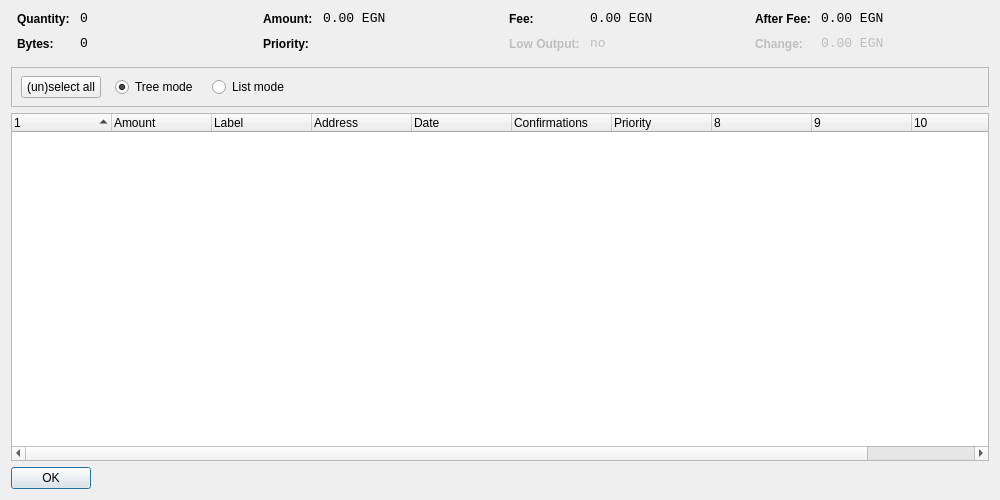
<?xml version="1.0" encoding="UTF-8"?>
<ui version="4.0">
 <class>CoinControlDialog</class>
 <widget class="QDialog" name="CoinControlDialog">
  <property name="geometry">
   <rect>
    <x>0</x>
    <y>0</y>
    <width>1000</width>
    <height>500</height>
   </rect>
  </property>
  <property name="windowTitle">
   <string>Coin Control</string>
  </property>
  <layout class="QVBoxLayout" name="verticalLayout">
   <item>
    <layout class="QHBoxLayout" name="horizontalLayoutTop" stretch="0,0,0,0">
     <property name="topMargin">
      <number>0</number>
     </property>
     <property name="bottomMargin">
      <number>10</number>
     </property>
     <item>
      <layout class="QFormLayout" name="formLayoutCoinControl1">
       <property name="horizontalSpacing">
        <number>10</number>
       </property>
       <property name="verticalSpacing">
        <number>10</number>
       </property>
       <property name="leftMargin">
        <number>6</number>
       </property>
       <property name="rightMargin">
        <number>6</number>
       </property>
       <item row="0" column="0">
        <widget class="QLabel" name="labelCoinControlQuantityText">
         <property name="styleSheet">
          <string notr="true">font-weight:bold;</string>
         </property>
         <property name="text">
          <string>Quantity:</string>
         </property>
        </widget>
       </item>
       <item row="0" column="1">
        <widget class="QLabel" name="labelCoinControlQuantity">
         <property name="font">
          <font>
           <family>Monospace</family>
           <pointsize>10</pointsize>
          </font>
         </property>
         <property name="cursor">
          <cursorShape>IBeamCursor</cursorShape>
         </property>
         <property name="contextMenuPolicy">
          <enum>Qt::ActionsContextMenu</enum>
         </property>
         <property name="text">
          <string notr="true">0</string>
         </property>
         <property name="textInteractionFlags">
          <set>Qt::LinksAccessibleByMouse|Qt::TextSelectableByKeyboard|Qt::TextSelectableByMouse</set>
         </property>
        </widget>
       </item>
       <item row="1" column="0">
        <widget class="QLabel" name="labelCoinControlBytesText">
         <property name="styleSheet">
          <string notr="true">font-weight:bold;</string>
         </property>
         <property name="text">
          <string>Bytes:</string>
         </property>
        </widget>
       </item>
       <item row="1" column="1">
        <widget class="QLabel" name="labelCoinControlBytes">
         <property name="font">
          <font>
           <family>Monospace</family>
           <pointsize>10</pointsize>
          </font>
         </property>
         <property name="cursor">
          <cursorShape>IBeamCursor</cursorShape>
         </property>
         <property name="contextMenuPolicy">
          <enum>Qt::ActionsContextMenu</enum>
         </property>
         <property name="text">
          <string notr="true">0</string>
         </property>
         <property name="textInteractionFlags">
          <set>Qt::LinksAccessibleByMouse|Qt::TextSelectableByKeyboard|Qt::TextSelectableByMouse</set>
         </property>
        </widget>
       </item>
      </layout>
     </item>
     <item>
      <layout class="QFormLayout" name="formLayoutCoinControl2">
       <property name="horizontalSpacing">
        <number>10</number>
       </property>
       <property name="verticalSpacing">
        <number>10</number>
       </property>
       <property name="leftMargin">
        <number>6</number>
       </property>
       <property name="rightMargin">
        <number>6</number>
       </property>
       <item row="0" column="0">
        <widget class="QLabel" name="labelCoinControlAmountText">
         <property name="styleSheet">
          <string notr="true">font-weight:bold;</string>
         </property>
         <property name="text">
          <string>Amount:</string>
         </property>
        </widget>
       </item>
       <item row="0" column="1">
        <widget class="QLabel" name="labelCoinControlAmount">
         <property name="font">
          <font>
           <family>Monospace</family>
           <pointsize>10</pointsize>
          </font>
         </property>
         <property name="cursor">
          <cursorShape>IBeamCursor</cursorShape>
         </property>
         <property name="contextMenuPolicy">
          <enum>Qt::ActionsContextMenu</enum>
         </property>
         <property name="text">
          <string notr="true">0.00 EGN</string>
         </property>
         <property name="textInteractionFlags">
          <set>Qt::LinksAccessibleByMouse|Qt::TextSelectableByKeyboard|Qt::TextSelectableByMouse</set>
         </property>
        </widget>
       </item>
       <item row="1" column="0">
        <widget class="QLabel" name="labelCoinControlPriorityText">
         <property name="styleSheet">
          <string notr="true">font-weight:bold;</string>
         </property>
         <property name="text">
          <string>Priority:</string>
         </property>
        </widget>
       </item>
       <item row="1" column="1">
        <widget class="QLabel" name="labelCoinControlPriority">
         <property name="font">
          <font>
           <family>Monospace</family>
           <pointsize>10</pointsize>
          </font>
         </property>
         <property name="cursor">
          <cursorShape>IBeamCursor</cursorShape>
         </property>
         <property name="contextMenuPolicy">
          <enum>Qt::ActionsContextMenu</enum>
         </property>
         <property name="text">
          <string/>
         </property>
         <property name="textInteractionFlags">
          <set>Qt::LinksAccessibleByMouse|Qt::TextSelectableByKeyboard|Qt::TextSelectableByMouse</set>
         </property>
        </widget>
       </item>
      </layout>
     </item>
     <item>
      <layout class="QFormLayout" name="formLayoutCoinControl3">
       <property name="horizontalSpacing">
        <number>10</number>
       </property>
       <property name="verticalSpacing">
        <number>10</number>
       </property>
       <property name="leftMargin">
        <number>6</number>
       </property>
       <property name="rightMargin">
        <number>6</number>
       </property>
       <item row="0" column="0">
        <widget class="QLabel" name="labelCoinControlFeeText">
         <property name="styleSheet">
          <string notr="true">font-weight:bold;</string>
         </property>
         <property name="text">
          <string>Fee:</string>
         </property>
        </widget>
       </item>
       <item row="0" column="1">
        <widget class="QLabel" name="labelCoinControlFee">
         <property name="font">
          <font>
           <family>Monospace</family>
           <pointsize>10</pointsize>
          </font>
         </property>
         <property name="cursor">
          <cursorShape>IBeamCursor</cursorShape>
         </property>
         <property name="contextMenuPolicy">
          <enum>Qt::ActionsContextMenu</enum>
         </property>
         <property name="text">
          <string notr="true">0.00 EGN</string>
         </property>
         <property name="textInteractionFlags">
          <set>Qt::LinksAccessibleByMouse|Qt::TextSelectableByKeyboard|Qt::TextSelectableByMouse</set>
         </property>
        </widget>
       </item>
       <item row="1" column="0">
        <widget class="QLabel" name="labelCoinControlLowOutputText">
         <property name="enabled">
          <bool>false</bool>
         </property>
         <property name="styleSheet">
          <string notr="true">font-weight:bold;</string>
         </property>
         <property name="text">
          <string>Low Output:</string>
         </property>
        </widget>
       </item>
       <item row="1" column="1">
        <widget class="QLabel" name="labelCoinControlLowOutput">
         <property name="enabled">
          <bool>false</bool>
         </property>
         <property name="font">
          <font>
           <family>Monospace</family>
           <pointsize>10</pointsize>
          </font>
         </property>
         <property name="cursor">
          <cursorShape>IBeamCursor</cursorShape>
         </property>
         <property name="contextMenuPolicy">
          <enum>Qt::ActionsContextMenu</enum>
         </property>
         <property name="text">
          <string notr="true">no</string>
         </property>
         <property name="textInteractionFlags">
          <set>Qt::LinksAccessibleByMouse|Qt::TextSelectableByKeyboard|Qt::TextSelectableByMouse</set>
         </property>
        </widget>
       </item>
      </layout>
     </item>
     <item>
      <layout class="QFormLayout" name="formLayoutCoinControl4">
       <property name="horizontalSpacing">
        <number>10</number>
       </property>
       <property name="verticalSpacing">
        <number>10</number>
       </property>
       <property name="leftMargin">
        <number>6</number>
       </property>
       <property name="rightMargin">
        <number>6</number>
       </property>
       <item row="0" column="0">
        <widget class="QLabel" name="labelCoinControlAfterFeeText">
         <property name="styleSheet">
          <string notr="true">font-weight:bold;</string>
         </property>
         <property name="text">
          <string>After Fee:</string>
         </property>
        </widget>
       </item>
       <item row="0" column="1">
        <widget class="QLabel" name="labelCoinControlAfterFee">
         <property name="font">
          <font>
           <family>Monospace</family>
           <pointsize>10</pointsize>
          </font>
         </property>
         <property name="cursor">
          <cursorShape>IBeamCursor</cursorShape>
         </property>
         <property name="contextMenuPolicy">
          <enum>Qt::ActionsContextMenu</enum>
         </property>
         <property name="text">
          <string notr="true">0.00 EGN</string>
         </property>
         <property name="textInteractionFlags">
          <set>Qt::LinksAccessibleByMouse|Qt::TextSelectableByKeyboard|Qt::TextSelectableByMouse</set>
         </property>
        </widget>
       </item>
       <item row="1" column="0">
        <widget class="QLabel" name="labelCoinControlChangeText">
         <property name="enabled">
          <bool>false</bool>
         </property>
         <property name="styleSheet">
          <string notr="true">font-weight:bold;</string>
         </property>
         <property name="text">
          <string>Change:</string>
         </property>
        </widget>
       </item>
       <item row="1" column="1">
        <widget class="QLabel" name="labelCoinControlChange">
         <property name="enabled">
          <bool>false</bool>
         </property>
         <property name="font">
          <font>
           <family>Monospace</family>
           <pointsize>10</pointsize>
          </font>
         </property>
         <property name="cursor">
          <cursorShape>IBeamCursor</cursorShape>
         </property>
         <property name="contextMenuPolicy">
          <enum>Qt::ActionsContextMenu</enum>
         </property>
         <property name="text">
          <string notr="true">0.00 EGN</string>
         </property>
         <property name="textInteractionFlags">
          <set>Qt::LinksAccessibleByMouse|Qt::TextSelectableByKeyboard|Qt::TextSelectableByMouse</set>
         </property>
        </widget>
       </item>
      </layout>
     </item>
    </layout>
   </item>
   <item>
    <widget class="QFrame" name="frame">
     <property name="minimumSize">
      <size>
       <width>0</width>
       <height>40</height>
      </size>
     </property>
     <property name="frameShape">
      <enum>QFrame::StyledPanel</enum>
     </property>
     <property name="frameShadow">
      <enum>QFrame::Sunken</enum>
     </property>
     <widget class="QWidget" name="horizontalLayoutWidget">
      <property name="geometry">
       <rect>
        <x>10</x>
        <y>0</y>
        <width>781</width>
        <height>41</height>
       </rect>
      </property>
      <layout class="QHBoxLayout" name="horizontalLayoutPanel" stretch="0,0,0,0,0">
       <property name="spacing">
        <number>14</number>
       </property>
       <item>
        <widget class="QPushButton" name="pushButtonSelectAll">
         <property name="sizePolicy">
          <sizepolicy hsizetype="Maximum" vsizetype="Fixed">
           <horstretch>0</horstretch>
           <verstretch>0</verstretch>
          </sizepolicy>
         </property>
         <property name="text">
          <string>(un)select all</string>
         </property>
        </widget>
       </item>
       <item>
        <widget class="QRadioButton" name="radioTreeMode">
         <property name="sizePolicy">
          <sizepolicy hsizetype="Maximum" vsizetype="Fixed">
           <horstretch>0</horstretch>
           <verstretch>0</verstretch>
          </sizepolicy>
         </property>
         <property name="text">
          <string>Tree mode</string>
         </property>
         <property name="checked">
          <bool>true</bool>
         </property>
        </widget>
       </item>
       <item>
        <widget class="QRadioButton" name="radioListMode">
         <property name="sizePolicy">
          <sizepolicy hsizetype="Maximum" vsizetype="Fixed">
           <horstretch>0</horstretch>
           <verstretch>0</verstretch>
          </sizepolicy>
         </property>
         <property name="text">
          <string>List mode</string>
         </property>
        </widget>
       </item>
       <item>
        <spacer name="horizontalSpacer">
         <property name="orientation">
          <enum>Qt::Horizontal</enum>
         </property>
         <property name="sizeHint" stdset="0">
          <size>
           <width>40</width>
           <height>20</height>
          </size>
         </property>
        </spacer>
       </item>
      </layout>
     </widget>
    </widget>
   </item>
   <item>
    <widget class="CoinControlTreeWidget" name="treeWidget">
     <property name="contextMenuPolicy">
      <enum>Qt::CustomContextMenu</enum>
     </property>
     <property name="sortingEnabled">
      <bool>false</bool>
     </property>
     <property name="columnCount">
      <number>11</number>
     </property>
     <attribute name="headerShowSortIndicator" stdset="0">
      <bool>true</bool>
     </attribute>
     <attribute name="headerStretchLastSection">
      <bool>false</bool>
     </attribute>
     <column>
      <property name="text">
       <string/>
      </property>
     </column>
     <column>
      <property name="text">
       <string>Amount</string>
      </property>
     </column>
     <column>
      <property name="text">
       <string>Label</string>
      </property>
     </column>
     <column>
      <property name="text">
       <string>Address</string>
      </property>
     </column>
     <column>
      <property name="text">
       <string>Date</string>
      </property>
     </column>
     <column>
      <property name="text">
       <string>Confirmations</string>
      </property>
      <property name="toolTip">
       <string>Confirmed</string>
      </property>
     </column>
     <column>
      <property name="text">
       <string>Priority</string>
      </property>
     </column>
     <column>
      <property name="text">
       <string/>
      </property>
     </column>
     <column>
      <property name="text">
       <string/>
      </property>
     </column>
     <column>
      <property name="text">
       <string/>
      </property>
     </column>
     <column>
      <property name="text">
       <string/>
      </property>
     </column>
    </widget>
   </item>
   <item>
    <widget class="QDialogButtonBox" name="buttonBox">
     <property name="sizePolicy">
      <sizepolicy hsizetype="Maximum" vsizetype="Fixed">
       <horstretch>0</horstretch>
       <verstretch>0</verstretch>
      </sizepolicy>
     </property>
     <property name="orientation">
      <enum>Qt::Horizontal</enum>
     </property>
     <property name="standardButtons">
      <set>QDialogButtonBox::Ok</set>
     </property>
    </widget>
   </item>
  </layout>
 </widget>
 <customwidgets>
  <customwidget>
   <class>CoinControlTreeWidget</class>
   <extends>QTreeWidget</extends>
   <header>coincontroltreewidget.h</header>
  </customwidget>
 </customwidgets>
 <resources/>
 <connections/>
</ui>
